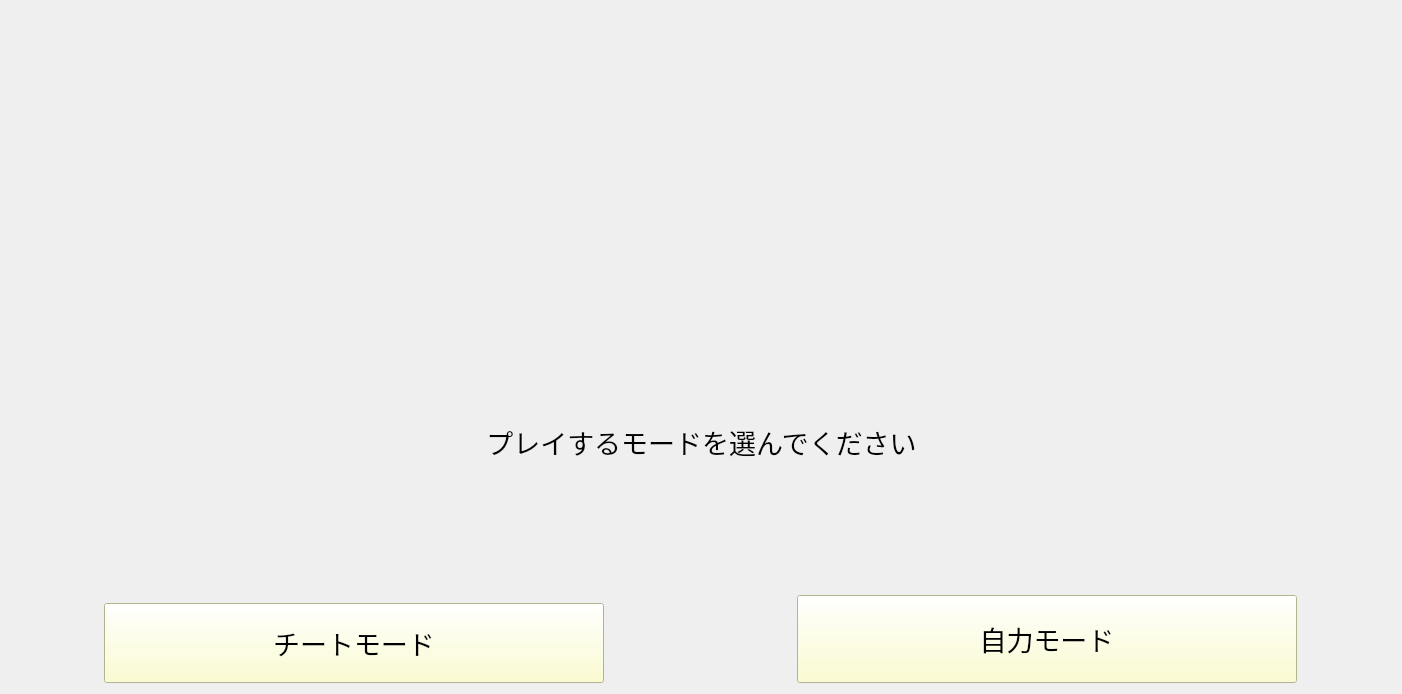
      <widget class="QWidget" name="mode_select">
       <layout class="QVBoxLayout" name="verticalLayout_4">
        <item>
         <layout class="QVBoxLayout" name="verticalLayout">
          <property name="spacing">
           <number>11</number>
          </property>
          <item>
           <layout class="QHBoxLayout" name="horizontalLayout">
            <property name="sizeConstraint">
             <enum>QLayout::SetMinimumSize</enum>
            </property>
            <property name="bottomMargin">
             <number>0</number>
            </property>
            <item>
             <spacer name="horizontalSpacer">
              <property name="orientation">
               <enum>Qt::Horizontal</enum>
              </property>
              <property name="sizeType">
               <enum>QSizePolicy::Minimum</enum>
              </property>
              <property name="sizeHint" stdset="0">
               <size>
                <width>40</width>
                <height>20</height>
               </size>
              </property>
             </spacer>
            </item>
            <item>
             <widget class="QLabel" name="label">
              <property name="sizePolicy">
               <sizepolicy hsizetype="Maximum" vsizetype="Maximum">
                <horstretch>0</horstretch>
                <verstretch>0</verstretch>
               </sizepolicy>
              </property>
              <property name="minimumSize">
               <size>
                <width>1300</width>
                <height>400</height>
               </size>
              </property>
              <property name="maximumSize">
               <size>
                <width>1300</width>
                <height>400</height>
               </size>
              </property>
              <property name="text">
               <string/>
              </property>
              <property name="pixmap">
               <pixmap>../pic/software_logo_half3.png</pixmap>
              </property>
              <property name="scaledContents">
               <bool>true</bool>
              </property>
             </widget>
            </item>
            <item>
             <spacer name="horizontalSpacer_2">
              <property name="orientation">
               <enum>Qt::Horizontal</enum>
              </property>
              <property name="sizeType">
               <enum>QSizePolicy::Minimum</enum>
              </property>
              <property name="sizeHint" stdset="0">
               <size>
                <width>40</width>
                <height>20</height>
               </size>
              </property>
             </spacer>
            </item>
           </layout>
          </item>
          <item>
           <layout class="QHBoxLayout" name="horizontalLayout_2">
            <item>
             <spacer name="horizontalSpacer_3">
              <property name="orientation">
               <enum>Qt::Horizontal</enum>
              </property>
              <property name="sizeHint" stdset="0">
               <size>
                <width>40</width>
                <height>20</height>
               </size>
              </property>
             </spacer>
            </item>
            <item>
             <widget class="QLabel" name="label_2">
              <property name="sizePolicy">
               <sizepolicy hsizetype="Minimum" vsizetype="Minimum">
                <horstretch>0</horstretch>
                <verstretch>0</verstretch>
               </sizepolicy>
              </property>
              <property name="maximumSize">
               <size>
                <width>431</width>
                <height>80</height>
               </size>
              </property>
              <property name="palette">
               <palette>
                <active>
                 <colorrole role="Button">
                  <brush brushstyle="SolidPattern">
                   <color alpha="255">
                    <red>251</red>
                    <green>252</green>
                    <blue>197</blue>
                   </color>
                  </brush>
                 </colorrole>
                 <colorrole role="Base">
                  <brush brushstyle="SolidPattern">
                   <color alpha="255">
                    <red>251</red>
                    <green>252</green>
                    <blue>197</blue>
                   </color>
                  </brush>
                 </colorrole>
                 <colorrole role="Window">
                  <brush brushstyle="SolidPattern">
                   <color alpha="255">
                    <red>251</red>
                    <green>252</green>
                    <blue>197</blue>
                   </color>
                  </brush>
                 </colorrole>
                </active>
                <inactive>
                 <colorrole role="Button">
                  <brush brushstyle="SolidPattern">
                   <color alpha="255">
                    <red>251</red>
                    <green>252</green>
                    <blue>197</blue>
                   </color>
                  </brush>
                 </colorrole>
                 <colorrole role="Base">
                  <brush brushstyle="SolidPattern">
                   <color alpha="255">
                    <red>251</red>
                    <green>252</green>
                    <blue>197</blue>
                   </color>
                  </brush>
                 </colorrole>
                 <colorrole role="Window">
                  <brush brushstyle="SolidPattern">
                   <color alpha="255">
                    <red>251</red>
                    <green>252</green>
                    <blue>197</blue>
                   </color>
                  </brush>
                 </colorrole>
                </inactive>
                <disabled>
                 <colorrole role="Button">
                  <brush brushstyle="SolidPattern">
                   <color alpha="255">
                    <red>251</red>
                    <green>252</green>
                    <blue>197</blue>
                   </color>
                  </brush>
                 </colorrole>
                 <colorrole role="Base">
                  <brush brushstyle="SolidPattern">
                   <color alpha="255">
                    <red>251</red>
                    <green>252</green>
                    <blue>197</blue>
                   </color>
                  </brush>
                 </colorrole>
                 <colorrole role="Window">
                  <brush brushstyle="SolidPattern">
                   <color alpha="255">
                    <red>251</red>
                    <green>252</green>
                    <blue>197</blue>
                   </color>
                  </brush>
                 </colorrole>
                </disabled>
               </palette>
              </property>
              <property name="font">
               <font>
                <pointsize>25</pointsize>
               </font>
              </property>
              <property name="text">
               <string>&lt;html&gt;&lt;head/&gt;&lt;body&gt;&lt;p align=&quot;center&quot;&gt;&lt;span style=&quot; font-size:20pt;&quot;&gt;プレイするモードを選んでください&lt;/span&gt;&lt;/p&gt;&lt;/body&gt;&lt;/html&gt;</string>
              </property>
              <property name="alignment">
               <set>Qt::AlignCenter</set>
              </property>
             </widget>
            </item>
            <item>
             <spacer name="horizontalSpacer_4">
              <property name="orientation">
               <enum>Qt::Horizontal</enum>
              </property>
              <property name="sizeHint" stdset="0">
               <size>
                <width>40</width>
                <height>20</height>
               </size>
              </property>
             </spacer>
            </item>
           </layout>
          </item>
         </layout>
        </item>
        <item>
         <layout class="QHBoxLayout" name="horizontalLayout_10">
          <item>
           <layout class="QVBoxLayout" name="verticalLayout_3">
            <property name="spacing">
             <number>6</number>
            </property>
            <item>
             <layout class="QHBoxLayout" name="horizontalLayout_3">
              <item>
               <spacer name="horizontalSpacer_6">
                <property name="orientation">
                 <enum>Qt::Horizontal</enum>
                </property>
                <property name="sizeHint" stdset="0">
                 <size>
                  <width>40</width>
                  <height>20</height>
                 </size>
                </property>
               </spacer>
              </item>
              <item>
               <widget class="QLabel" name="label_3">
                <property name="minimumSize">
                 <size>
                  <width>270</width>
                  <height>129</height>
                 </size>
                </property>
                <property name="maximumSize">
                 <size>
                  <width>600</width>
                  <height>300</height>
                 </size>
                </property>
                <property name="text">
                 <string/>
                </property>
                <property name="pixmap">
                 <pixmap>../pic/cheat_mode.png</pixmap>
                </property>
                <property name="scaledContents">
                 <bool>true</bool>
                </property>
                <property name="alignment">
                 <set>Qt::AlignCenter</set>
                </property>
                <property name="wordWrap">
                 <bool>true</bool>
                </property>
               </widget>
              </item>
              <item>
               <spacer name="horizontalSpacer_7">
                <property name="orientation">
                 <enum>Qt::Horizontal</enum>
                </property>
                <property name="sizeHint" stdset="0">
                 <size>
                  <width>40</width>
                  <height>20</height>
                 </size>
                </property>
               </spacer>
              </item>
             </layout>
            </item>
            <item alignment="Qt::AlignHCenter">
             <widget class="QPushButton" name="select_cheat">
              <property name="sizePolicy">
               <sizepolicy hsizetype="Preferred" vsizetype="Preferred">
                <horstretch>0</horstretch>
                <verstretch>0</verstretch>
               </sizepolicy>
              </property>
              <property name="minimumSize">
               <size>
                <width>500</width>
                <height>80</height>
               </size>
              </property>
              <property name="maximumSize">
               <size>
                <width>700</width>
                <height>100</height>
               </size>
              </property>
              <property name="palette">
               <palette>
                <active>
                 <colorrole role="Button">
                  <brush brushstyle="SolidPattern">
                   <color alpha="255">
                    <red>251</red>
                    <green>252</green>
                    <blue>197</blue>
                   </color>
                  </brush>
                 </colorrole>
                 <colorrole role="Base">
                  <brush brushstyle="SolidPattern">
                   <color alpha="255">
                    <red>251</red>
                    <green>252</green>
                    <blue>197</blue>
                   </color>
                  </brush>
                 </colorrole>
                 <colorrole role="Window">
                  <brush brushstyle="SolidPattern">
                   <color alpha="255">
                    <red>251</red>
                    <green>252</green>
                    <blue>197</blue>
                   </color>
                  </brush>
                 </colorrole>
                </active>
                <inactive>
                 <colorrole role="Button">
                  <brush brushstyle="SolidPattern">
                   <color alpha="255">
                    <red>251</red>
                    <green>252</green>
                    <blue>197</blue>
                   </color>
                  </brush>
                 </colorrole>
                 <colorrole role="Base">
                  <brush brushstyle="SolidPattern">
                   <color alpha="255">
                    <red>251</red>
                    <green>252</green>
                    <blue>197</blue>
                   </color>
                  </brush>
                 </colorrole>
                 <colorrole role="Window">
                  <brush brushstyle="SolidPattern">
                   <color alpha="255">
                    <red>251</red>
                    <green>252</green>
                    <blue>197</blue>
                   </color>
                  </brush>
                 </colorrole>
                </inactive>
                <disabled>
                 <colorrole role="Button">
                  <brush brushstyle="SolidPattern">
                   <color alpha="255">
                    <red>251</red>
                    <green>252</green>
                    <blue>197</blue>
                   </color>
                  </brush>
                 </colorrole>
                 <colorrole role="Base">
                  <brush brushstyle="SolidPattern">
                   <color alpha="255">
                    <red>251</red>
                    <green>252</green>
                    <blue>197</blue>
                   </color>
                  </brush>
                 </colorrole>
                 <colorrole role="Window">
                  <brush brushstyle="SolidPattern">
                   <color alpha="255">
                    <red>251</red>
                    <green>252</green>
                    <blue>197</blue>
                   </color>
                  </brush>
                 </colorrole>
                </disabled>
               </palette>
              </property>
              <property name="font">
               <font>
                <pointsize>20</pointsize>
               </font>
              </property>
              <property name="text">
               <string>チートモード</string>
              </property>
             </widget>
            </item>
           </layout>
          </item>
          <item>
           <layout class="QVBoxLayout" name="verticalLayout_2">
            <item>
             <layout class="QHBoxLayout" name="horizontalLayout_9">
              <item>
               <spacer name="horizontalSpacer_8">
                <property name="orientation">
                 <enum>Qt::Horizontal</enum>
                </property>
                <property name="sizeHint" stdset="0">
                 <size>
                  <width>40</width>
                  <height>20</height>
                 </size>
                </property>
               </spacer>
              </item>
              <item>
               <widget class="QLabel" name="label_4">
                <property name="minimumSize">
                 <size>
                  <width>250</width>
                  <height>121</height>
                 </size>
                </property>
                <property name="maximumSize">
                 <size>
                  <width>600</width>
                  <height>300</height>
                 </size>
                </property>
                <property name="text">
                 <string/>
                </property>
                <property name="pixmap">
                 <pixmap>../pic/jiriki_mode.png</pixmap>
                </property>
                <property name="scaledContents">
                 <bool>true</bool>
                </property>
                <property name="alignment">
                 <set>Qt::AlignCenter</set>
                </property>
               </widget>
              </item>
              <item>
               <spacer name="horizontalSpacer_9">
                <property name="orientation">
                 <enum>Qt::Horizontal</enum>
                </property>
                <property name="sizeHint" stdset="0">
                 <size>
                  <width>40</width>
                  <height>20</height>
                 </size>
                </property>
               </spacer>
              </item>
             </layout>
            </item>
            <item alignment="Qt::AlignHCenter">
             <widget class="QPushButton" name="select_jiriki">
              <property name="sizePolicy">
               <sizepolicy hsizetype="Preferred" vsizetype="Preferred">
                <horstretch>0</horstretch>
                <verstretch>0</verstretch>
               </sizepolicy>
              </property>
              <property name="minimumSize">
               <size>
                <width>500</width>
                <height>80</height>
               </size>
              </property>
              <property name="maximumSize">
               <size>
                <width>700</width>
                <height>100</height>
               </size>
              </property>
              <property name="palette">
               <palette>
                <active>
                 <colorrole role="Button">
                  <brush brushstyle="SolidPattern">
                   <color alpha="255">
                    <red>251</red>
                    <green>252</green>
                    <blue>197</blue>
                   </color>
                  </brush>
                 </colorrole>
                 <colorrole role="Base">
                  <brush brushstyle="SolidPattern">
                   <color alpha="255">
                    <red>251</red>
                    <green>252</green>
                    <blue>197</blue>
                   </color>
                  </brush>
                 </colorrole>
                 <colorrole role="Window">
                  <brush brushstyle="SolidPattern">
                   <color alpha="255">
                    <red>251</red>
                    <green>252</green>
                    <blue>197</blue>
                   </color>
                  </brush>
                 </colorrole>
                </active>
                <inactive>
                 <colorrole role="Button">
                  <brush brushstyle="SolidPattern">
                   <color alpha="255">
                    <red>251</red>
                    <green>252</green>
                    <blue>197</blue>
                   </color>
                  </brush>
                 </colorrole>
                 <colorrole role="Base">
                  <brush brushstyle="SolidPattern">
                   <color alpha="255">
                    <red>251</red>
                    <green>252</green>
                    <blue>197</blue>
                   </color>
                  </brush>
                 </colorrole>
                 <colorrole role="Window">
                  <brush brushstyle="SolidPattern">
                   <color alpha="255">
                    <red>251</red>
                    <green>252</green>
                    <blue>197</blue>
                   </color>
                  </brush>
                 </colorrole>
                </inactive>
                <disabled>
                 <colorrole role="Button">
                  <brush brushstyle="SolidPattern">
                   <color alpha="255">
                    <red>251</red>
                    <green>252</green>
                    <blue>197</blue>
                   </color>
                  </brush>
                 </colorrole>
                 <colorrole role="Base">
                  <brush brushstyle="SolidPattern">
                   <color alpha="255">
                    <red>251</red>
                    <green>252</green>
                    <blue>197</blue>
                   </color>
                  </brush>
                 </colorrole>
                 <colorrole role="Window">
                  <brush brushstyle="SolidPattern">
                   <color alpha="255">
                    <red>251</red>
                    <green>252</green>
                    <blue>197</blue>
                   </color>
                  </brush>
                 </colorrole>
                </disabled>
               </palette>
              </property>
              <property name="font">
               <font>
                <pointsize>20</pointsize>
               </font>
              </property>
              <property name="text">
               <string>自力モード</string>
              </property>
             </widget>
            </item>
           </layout>
          </item>
         </layout>
        </item>
       </layout>
      </widget>
